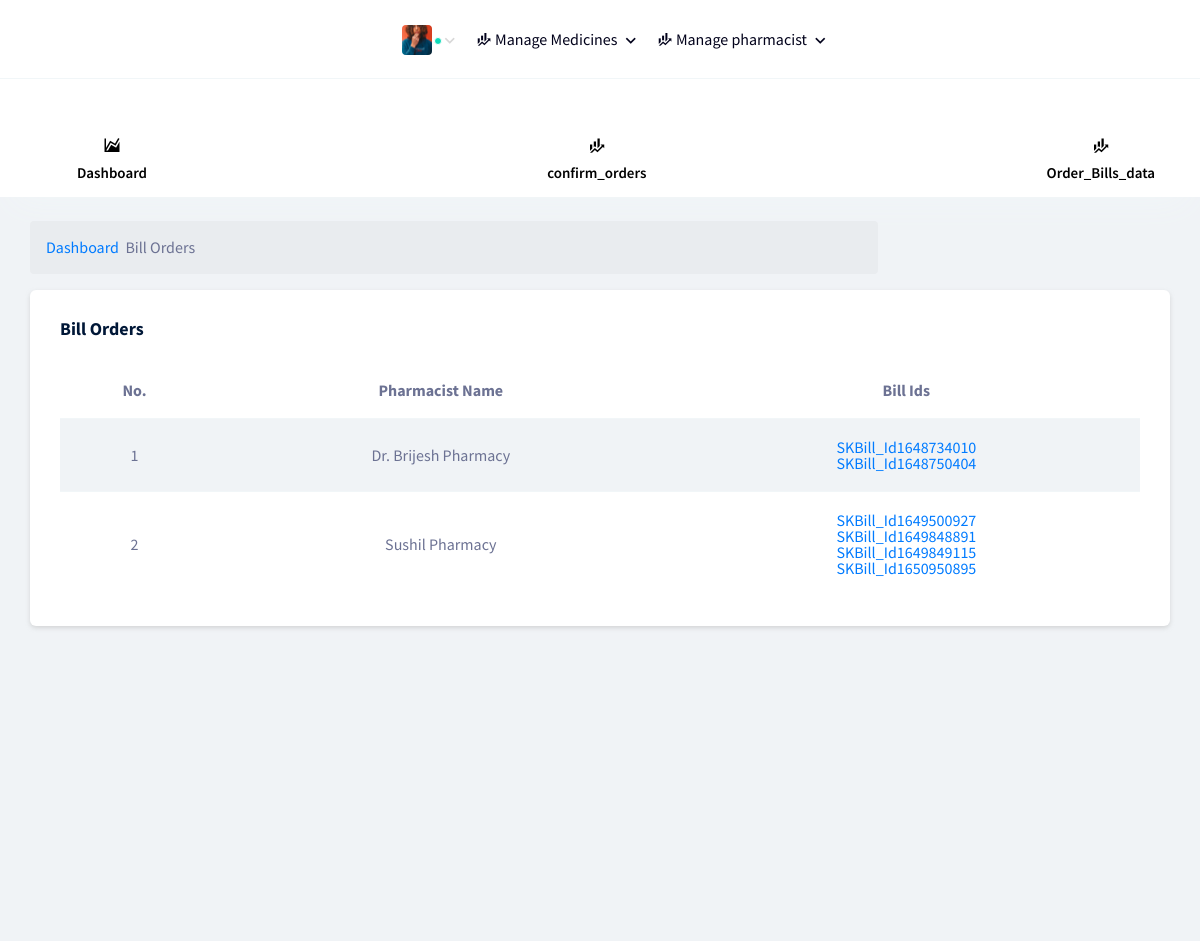
The page /Order_Bills_data/ on the database its author committed.
### app1/models.py (models this page shows, shortened)
class StoreDetails(models.Model):
    StoreName = models.CharField(max_length = 50,blank = True)
    PersonName = models.CharField(max_length = 50,blank = True)
    Contact = models.IntegerField(blank = True)
    email = models.EmailField(blank = True, default="", max_length=150)
    password = models.CharField(max_length = 50)
    add1 = models.TextField(default="")

class SK_Bills(models.Model):
    store_person = models.ForeignKey('StoreDetails',on_delete=models.CASCADE, null=True)
    Bill_No = models.CharField(max_length = 200,default="")
    pd_nm = models.CharField(max_length = 200,default="")
    pd_price = models.FloatField(default=0.0)
    pd_qty = models.IntegerField(default=0)
    pd_tot = models.FloatField(default=0.0)
    date_data = models.DateField(auto_now=False,blank=True,null=True)

### app1/views.py (the view)
# urls.py: path('Order_Bills_data/', Order_Bills_data, name='Order_Bills_data'),
def Order_Bills_data(request):
    data = SK_Bills.objects.all()
    val = set()
    for i in data:
        val.add(str(i.store_person.StoreName))
    val = list(val)
    val.sort()
    data_set = {}
    temp_data = {}
    for i in val:
        sp = StoreDetails.objects.get(StoreName=i)
        sb = SK_Bills.objects.filter(store_person=sp)
        data_list = set()
        for j in sb:
            data_list.add(str(j.Bill_No))
        data_list = list(data_list)
        data_list.sort()
        temp_data[i] = data_list
    data_set['data'] = temp_data
    return render(request, 'admin/Orders_Bill_Data.html', {'data': data_set})

### app1/templates/admin/Orders_Bill_Data.html (shortened to what this page needs)
{% extends 'admin/adminbase.html' %}
{% load static %}
{% block content3 %}
<body>
<div id="page-wrapper">
    <div class="container-fluid">
        <div class="row bg-title">
            <div class="col-lg-9 col-sm-8 col-md-8 col-xs-12">
                <ol class="breadcrumb">
                    <li><a href="{% url 'AdminDashboard' %}">Dashboard &nbsp; </a></li>
                    <li class="active">Bill Orders </li>
                </ol>
            </div>
        </div>
</div>
<div class="col-lg-12 grid-margin stretch-card">
    <div class="card">
      <div class="card-body">
        <h4 class="card-title">Bill Orders</h4>
        <div class="table-responsive">
          <table class="table table-striped">
            <thead>
              <tr>
                <th style="text-align: center;font-weight: bold;"> No. </th>
                <th style="text-align: center;font-weight: bold;"> Pharmacist Name</th>
                <th style="text-align: center;font-weight: bold;"> Bill Ids </th>
              </tr>
            </thead>
            <tbody>
                {% for i in data.values %}
                                {% for j,k in i.items %}
                                    <tr>
                                        <td  style="text-align:center;">{{ forloop.counter }}</td>
                                        <td  style="text-align:center;">{{ j }}</td>
                                        <td  style="text-align:center;">
                                            {% for bi in k %}
                                                <a href="{% url 'admin_sk_create_pdf' bi %}">{{ bi }}</a><br>
                                            {% endfor %}
                                        </td>
                                    </tr>
                                {% endfor %}
                            {% endfor %}
            </tbody>
          </table>
        </div>
      </div>
    </div>
  </div>
<body>
</body>
{% endblock content3 %}

### rows shown on the page
StoreDetails: i "Dr. Brijesh Pharmacy"
SK_Bills: k "SKBill_Id1648734010"
SK_Bills: k "SKBill_Id1648750404"
StoreDetails: i "Sushil Pharmacy"
SK_Bills: k "SKBill_Id1649500927"
SK_Bills: k "SKBill_Id1649848891"
SK_Bills: k "SKBill_Id1649849115"
SK_Bills: k "SKBill_Id1650950895"
